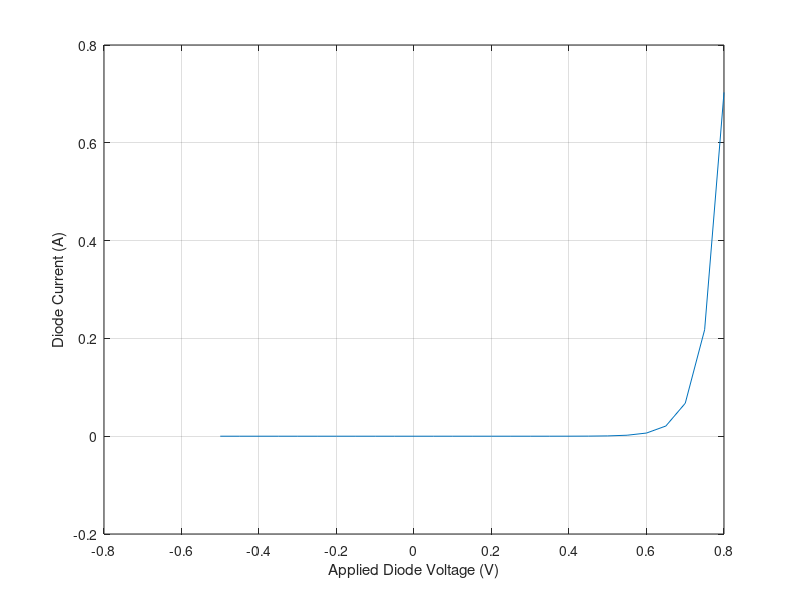

This chart was generated by the following MATLAB code:
%ploting program for diode IV curve. 
%uses large signal model and ideal diode model

clc
clear all
n = 1.65;         %ideality factor
Is = 5*10^-9;     %diode reverse saturated current (1n4148 at low reverse voltages)
q = 1.602*10^-19; %electron charge
K = 1.38*10^-23;  %Boltzmann constant
T = 300;          %absolute temperature

Vd = -0.5:0.050:0.8; %voltage across diode
Id = Is*(exp((q*Vd)/(1.65*K*T))-1); %current across diode

plot(Vd,Id);
grid;
xlabel('Applied Diode Voltage (V)' );
ylabel('Diode Current (A)');

